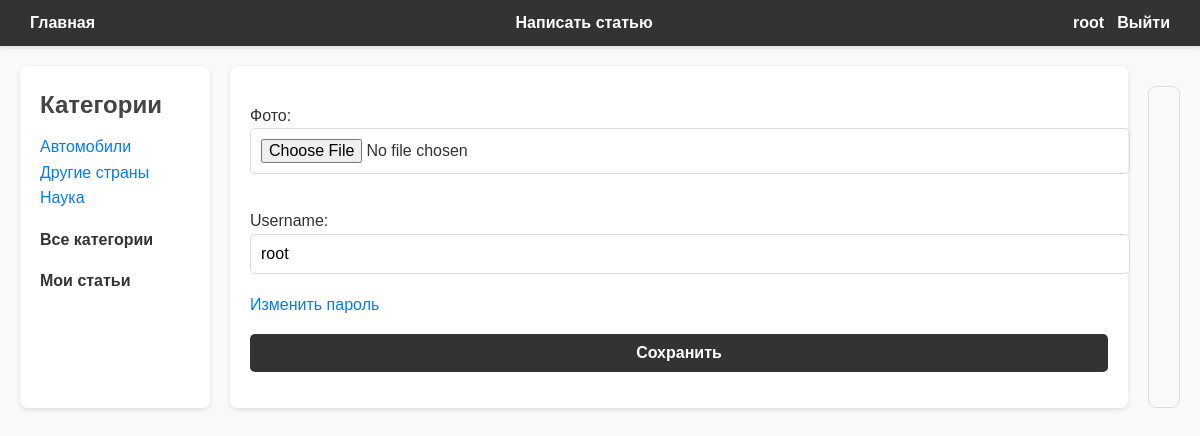
The app's page /users/edit/ (signed in) with its own data.
### users/models.py (models this page shows)
class User(AbstractUser):
    photo = models.ImageField(upload_to='users/%Y/%m/%d', blank=True, verbose_name='Фото')

### blog/models.py (models this page shows, shortened)
class Category(models.Model):
    name = models.CharField(max_length=32, db_index=True, verbose_name="Категория")
    slug = models.SlugField(max_length=32, unique=True, db_index=True)
    class Meta:
        verbose_name = "Категория"
        verbose_name_plural = "Категории"
    def get_absolute_url(self):
        return reverse('category', kwargs={'cat_slug': self.slug})

### users/views.py (the view)
# urls.py: path('edit/', views.EditProfile.as_view(), name='edit'),
class EditProfile(UpdateView):
    model = get_user_model()
    template_name = 'users/edit_profile.html'
    form = ProfileUpdateForm
    fields = ['photo', 'username']
    success_url = reverse_lazy('users:profile')
    def get_object(self, queryset=None):
        return self.request.user

### blog/templatetags/blogtags.py (called while the page is built)
@register.inclusion_tag('blog/list_categories.html')
def show_categories(cat_selected=0):
    cats = Category.objects.annotate(total=Count("posts")).filter(total__gt=0)
    return {'cats': cats, 'cat_selected': cat_selected}

### users/templates/users/edit_profile.html (shortened to what this page needs)
{% extends 'base.html' %}
{% block content %}
<form method="post" enctype="multipart/form-data">
    {% for f in form %}
    <p><label class="form-label" for="{{ f.id_for_label }}">{{f.label}}: </label>{{ f }}</p>
    {% endfor %}
    <a href="{% url 'users:password_change' %}">Изменить пароль</a>
    <p><button type="submit">Сохранить</button></p>
</form>
{% endblock %}

### templates/base.html (shortened to what this page needs)
{% load static %}
{% load blogtags %}
<!DOCTYPE html>
<html lang="ru">
<head>
    <link type="text/css" href="{% static "blog/css/styles.css" %}" rel="stylesheet" />
</head>
<body>
    <nav>
        <ul class="menu">
            <li><a href="{% url 'home' %}">Главная</a></li>
            <li><a href="{% url 'add_post' %}">Написать статью</a></li>
            {% if user.is_authenticated %}
            <form id="logoutForm" method="post" action="{% url 'users:logout' %}">
                <li class="last"><a href="{% url 'users:profile' %}">{{ user.username }}</a> | <a href="#" onclick="document.getElementById('logoutForm').submit(); return false;">Выйти</a></li>
            </form>
            {% else %}
                <li class="last"><a href="{% url 'users:login' %}">Войти</a> | <a href="{% url 'users:register' %}">Регистрация</a></li>
            {% endif %}
        </ul>
    </nav>
    <div class="container">
        <div class="sidebar">
            <h2 class="categorymenu">Категории</h2>
            {% show_categories cat_selected %}
        </div>
        <div class="content">
            {% block content %}
            {% endblock %}
        </div>
        <div class="comments">
        </div>
</body>
</html>

### blog/templates/blog/list_categories.html
{% for cat in cats %}
{% if cat.id == cat_selected %}
<li class="selected">{{cat.name}}</li>
{% else %}
<li class="li-categories"><a href="{{ cat.get_absolute_url }}" class="link-categories">{{cat.name}}</a></li>
{% endif %}
{% endfor %}
<p><a href="{% url 'home' %}" class="all-categories">Все категории</a>
</p><a href="{% url 'my_posts'%}" class="my-posts">Мои статьи</a>

### blog/static/blog/css/styles.css (style rules this page uses)
body { font-family: Arial, sans-serif; margin: 0; padding: 0; background-color: #f9f9f9; color: #333; line-height: 1.6; }
h1, h2, h3, h4, h5, h6 { margin: 0 0 10px; color: #444; }
a { text-decoration: none; color: #007BFF; transition: color 0.3s ease; }
nav { background-color: #333; padding: 10px 20px; box-shadow: 0 2px 5px rgba(0, 0, 0, 0.1); }
nav .menu { list-style: none; display: flex; justify-content: space-between; align-items: center; margin: 0; padding: 0; }
nav .menu li { margin: 0 10px; }
nav .menu li a { color: #fff; font-weight: bold; transition: color 0.3s ease; }
.container { display: flex; max-width: 1600px; margin: 20px auto; padding: 0 20px; gap: 20px; }
.sidebar { flex: 1; background-color: #fff; padding: 20px; border-radius: 8px; box-shadow: 0 2px 5px rgba(0, 0, 0, 0.1); max-width: 150px; }
.content { flex: 3; background-color: #fff; padding: 20px; border-radius: 8px; box-shadow: 0 2px 5px rgba(0, 0, 0, 0.1); }
form { display: flex; flex-direction: column; gap: 1px; }
input, textarea, select, button { width: 100%; padding: 10px; font-size: 1em; border: 1px solid #ddd; border-radius: 5px; transition: border-color 0.3s ease; }
button { background-color: #333; color: #fff; border: none; font-weight: bold; cursor: pointer; transition: background-color 0.3s ease; }
.link-categories { text-decoration: none; color: #007bff; transition: color 0.3s ease, border-bottom 0.3s ease; border-bottom: 2px solid transparent; }
.li-categories { list-style: none; }
.all-categories, .my-posts { text-decoration: none; font-weight: bold; color: #333; }
.content, .list-articles li, .profile, .form-container, .article-panel { word-wrap: break-word; overflow-wrap: break-word; }
* { word-break: break-word; }
.comments { margin-top: 20px; padding: 15px; background-color: #f9f9f9; border: 1px solid #ddd; border-radius: 8px; max-width: 500px; }

### records on screen
User: username "root", form "root"
Category: name "Автомобили"
Category: name "Другие страны"
Category: name "Наука"

### other values on screen
{{ f.label }} "Фото" "Username"
